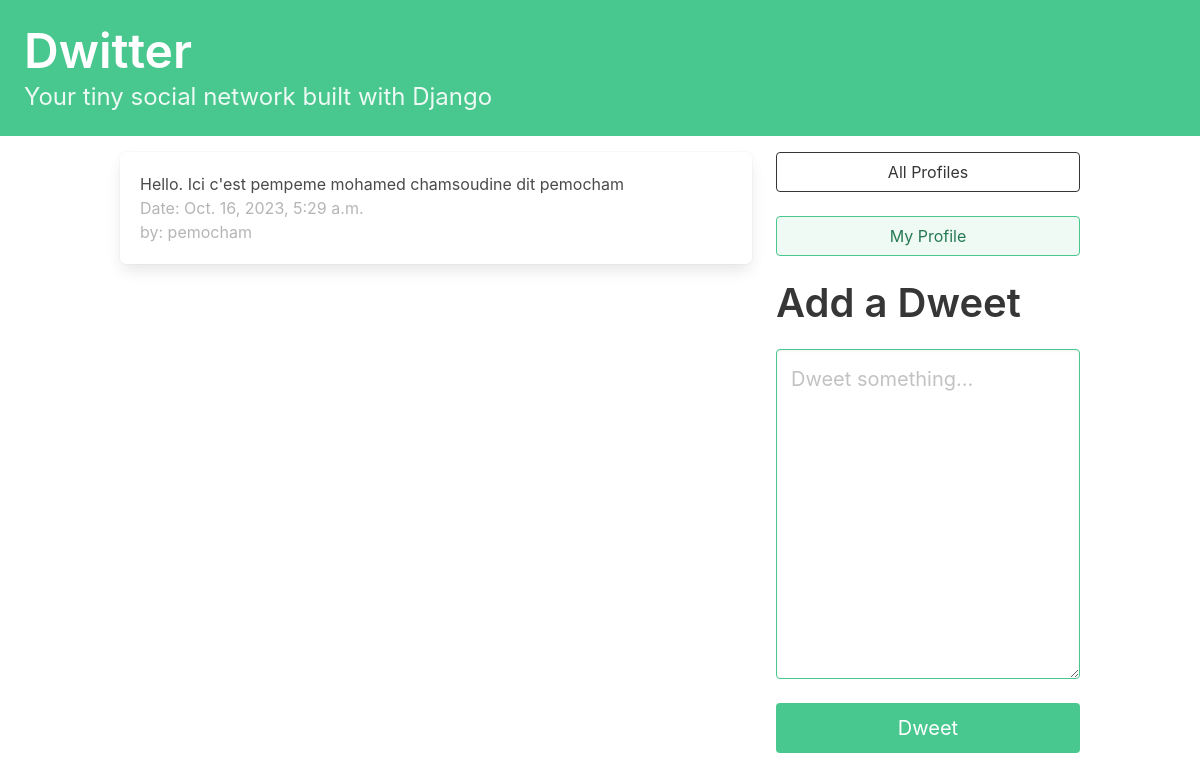
The app's page / (signed in), older data.
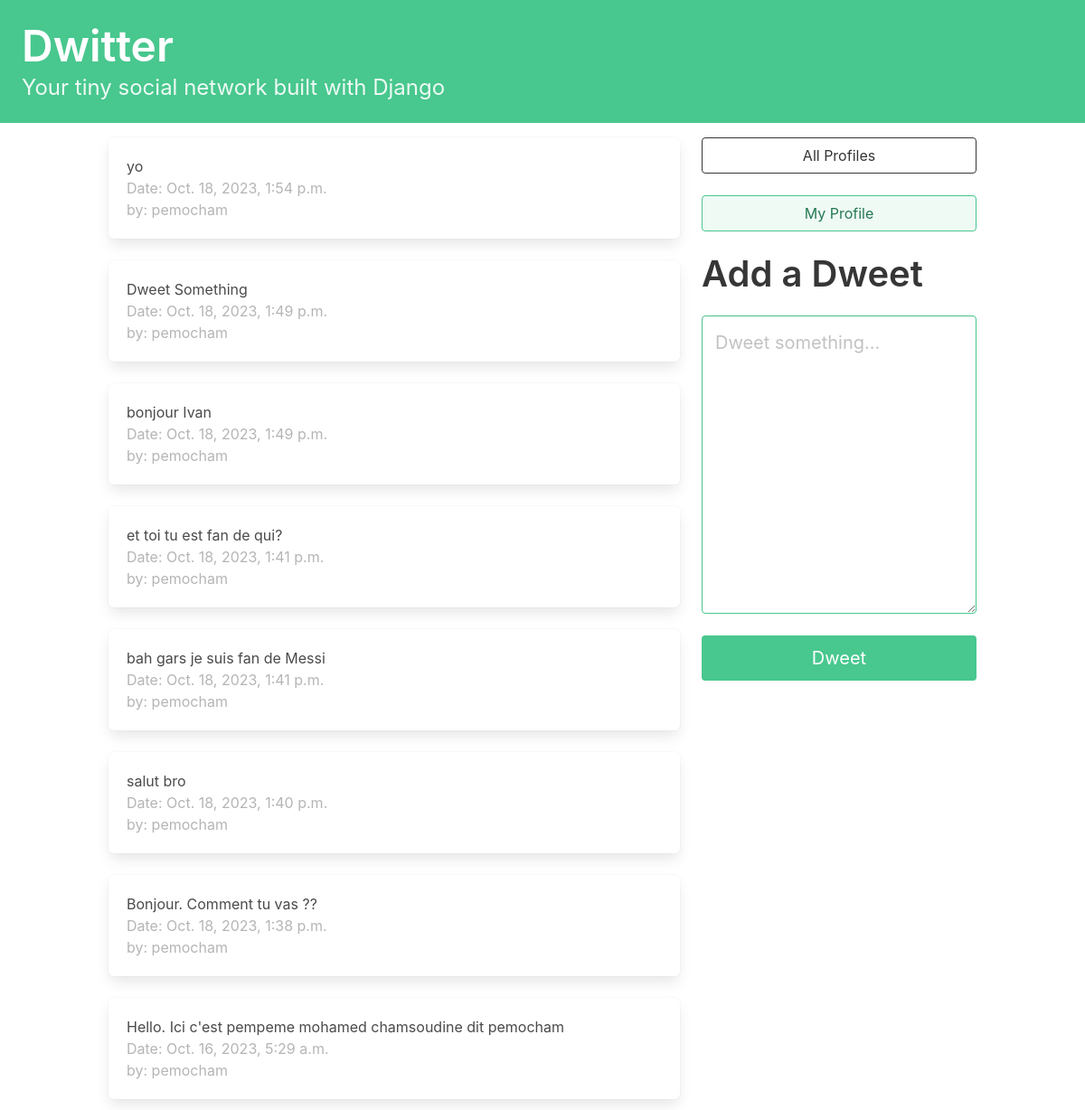
The same page, newer data.
### dwitter/models.py (models this page shows, shortened)
class Dweet(models.Model):
    user = models.ForeignKey(
        User, related_name="dweets", on_delete=models.DO_NOTHING
    )
    body = models.CharField(max_length=140)
    created_at = models.DateTimeField(auto_now_add=True)

### dwitter/views.py (the view)
# urls.py: path('', views.dashboard, name='dashboard'),
def dashboard(request):
    all_dweet = Dweet.objects.filter(user__profile__in = request.user.profile.follows.all()).order_by('-created_at')
    if request.method =='POST':
        form = DweetForm(request.POST)
        if form.is_valid():
            new_form = form.save(commit=False)
            new_form.user = request.user
            new_form.save()
            return redirect('/')
    else:
        form = DweetForm()
    context = {
        'all_dweet':all_dweet,
        'form':form,
        }
    return render(request, 'dwitter/dashboard.html', context)

### dwitter/forms.py
class DweetForm(forms.ModelForm):
    body = forms.CharField(
        required=True,
        widget=forms.widgets.Textarea(
            attrs={
                "placeholder": "Dweet something...",
                "class": "textarea is-success is-medium",
            }
        ),
        label="",
    )
    class Meta:
        model = Dweet
        exclude = ("user", )

### dwitter/templates/dwitter/dashboard.html (shortened to what this page needs)
{% extends 'base.html' %}
{% block content %}
<div class="column">
        {% for dweet in all_dweet %}
            <div class="box">
                {{dweet.body}} <br>
                <span class="is-small has-text-grey-light">
                    Date: {{ dweet.created_at }} <br> by: {{ dweet.user.username }}
                </span>
            </div>
        {% endfor %}
</div>
<div class="column is-one-third">
    <div class="block">
        <a href="{% url 'profile_list' %} ">
            <button class="button is-dark is-outlined is-fullwidth">
                All Profiles
            </button>
        </a>
    </div>
    <div class="block">
        <a href="{% url 'profile' request.user.profile.id %} ">
            <button class="button is-success is-light is-outlined is-fullwidth">
                My Profile
            </button>
        </a>
    </div>
    <div class="block">
        <h2 class="title is-2">Add a Dweet</p>
    </div>
    <form method="post">
        {{ form.as_p }}
        <button class="button is-success is-fullwidth is-medium mt-5"
                type="submit">Dweet
        </button>
    </form>
</div>
{% endblock content %}

### templates/base.html (shortened to what this page needs)
<!DOCTYPE html>
<html lang="en">
<head>
    <link rel="stylesheet"
          href="https://cdn.jsdelivr.net/npm/bulma@0.9.3/css/bulma.min.css">
</head>
<body>
    <a href="{% url 'dashboard' %} ">
        <section class="hero is-small is-success mb-4">
            <div class="hero-body">
                <h1 class="title is-1">Dwitter</h1>
                <p class="subtitle is-4">
                    Your tiny social network built with Django
                </p>
            </div>
        </section>
        </a>
    <div class="container">
        <div class="columns">
            {% block content %}
            {% endblock content %}
        </div>
    </div>
</body>
</html>

Row changes from the older to the newer data that the page shows:
added Dweet: body "yo", created_at "Oct. 18, 2023, 1:54 p.m.", user.username "pemocham"
added Dweet: body "Dweet Something", created_at "Oct. 18, 2023, 1:49 p.m.", user.username "pemocham"
added Dweet: body "bonjour Ivan", created_at "Oct. 18, 2023, 1:49 p.m.", user.username "pemocham"
added Dweet: body "et toi tu est fan de qui?", created_at "Oct. 18, 2023, 1:41 p.m.", user.username "pemocham"
added Dweet: body "bah gars je suis fan de Messi", created_at "Oct. 18, 2023, 1:41 p.m.", user.username "pemocham"
added Dweet: body "salut bro", created_at "Oct. 18, 2023, 1:40 p.m.", user.username "pemocham"
added Dweet: body "Bonjour. Comment tu vas ??", created_at "Oct. 18, 2023, 1:38 p.m.", user.username "pemocham"
